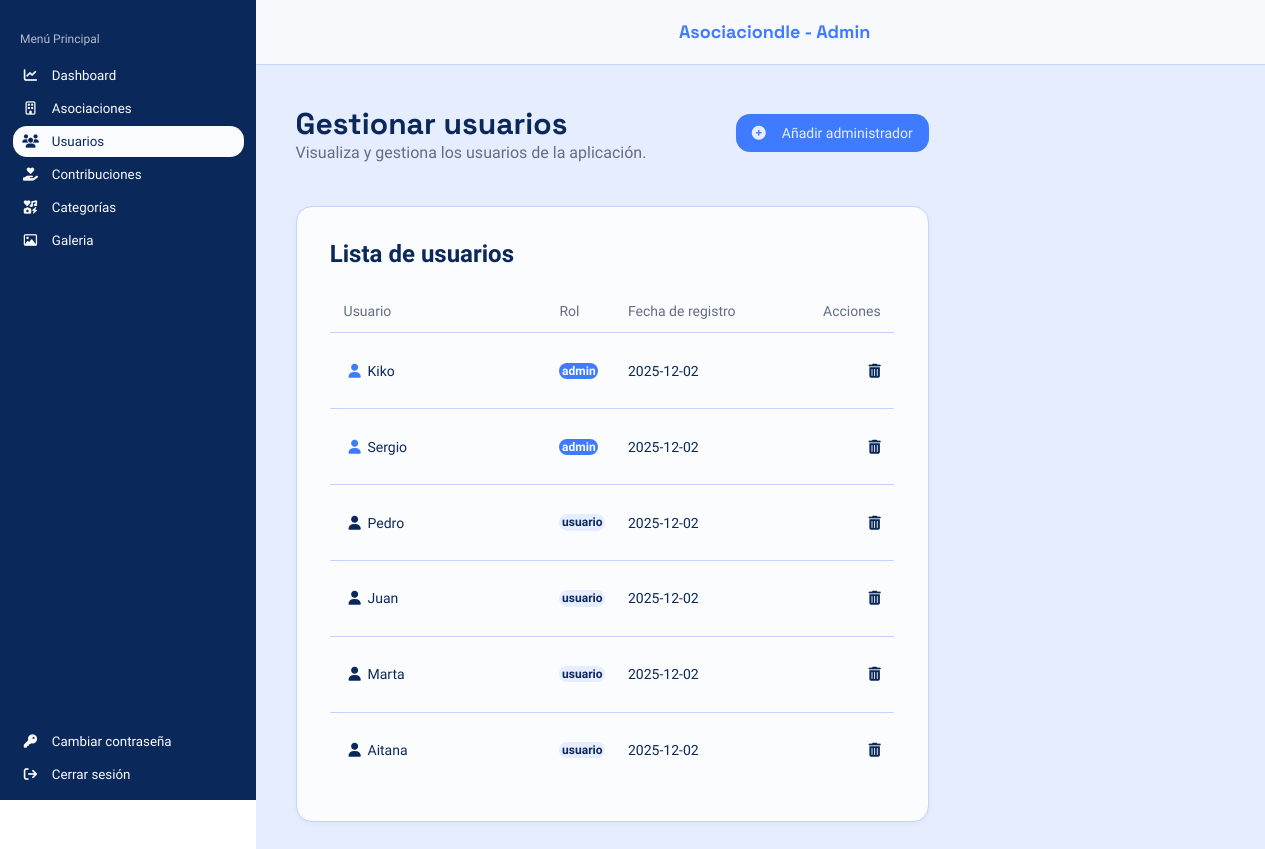
/php/index.php?c=Usuarios&m=cargarPagina, run on the app's committed database.
### tables this page shows
CREATE TABLE usuario(
	idUsuario SMALLINT UNSIGNED PRIMARY KEY AUTO_INCREMENT,
    nombre VARCHAR(50) NOT NULL,
    contrasenia VARCHAR(60) NOT NULL,
    permiso CHAR(1) NOT NULL DEFAULT 'U',
    correo VARCHAR(100) NOT NULL UNIQUE,
	fecha_registro DATE DEFAULT (CURRENT_DATE),
    visitas INT UNSIGNED DEFAULT '0'
);

### php/index.php (called while the page is built, shortened)
<?php
    $metodo = $_GET["m"] ?? METDEF;
    $objContro = new $instanciaControlador();
    $datos=$objContro->$metodo();
    include VISTAS.$objContro->vista;
?>

### php/config/conexion.php (called while the page is built, shortened)
<?php
    class Conexion{
        function __construct(){
            try{
                $this->conexion = new PDO("mysql:host=".SERVIDOR.";dbname=".BBDD,USUARIO,PASSWORD);
            }catch(PDOException $e){
                echo $e->getMessage();
            }
        }
    }
?>

### php/controladores/conUsuarios.php (called while the page is built, shortened)
<?php
    require_once __DIR__.'/../'.MODELO.'/modUsuarios.php';
    class ConUsuarios{
        public $modeloU;
        function __construct(){
            $this->modeloU = new ModUsuarios();
        }
        public function cargarPagina(){
            $datos = $this->modeloU->listar();
            return $datos;
        }
    }
?>

### php/modelos/modUsuarios.php (called while the page is built, shortened)
<?php
    require_once __DIR__.'/../config/conexion.php';
    class ModUsuarios extends Conexion{
        function listar(){
            $sql="SELECT *
                    FROM usuario
                    ORDER BY FIELD(permiso, 's', 'a', 'u'), permiso;";
            $stmt = $this->conexion->prepare($sql);
            $stmt->execute();
            $datos = $stmt->fetchAll(PDO::FETCH_ASSOC);
            return $datos;
        }
    }
?>

### php/vistas/admin/listarUsuarios.php (the view, shortened to what this page needs)
<html>
    <head>
        <link rel="stylesheet" href="../src/css/styleAdmin.css">
        <link rel="stylesheet" href="https://cdnjs.cloudflare.com/ajax/libs/font-awesome/6.5.0/css/all.min.css">
    </head>
    <body class="body-sergio">
        <header class="header-admin">
            <span>Asociaciondle - Admin</span>
        </header>
        <nav class="nav-admin">
            <h3>Menú Principal</h3>
            <ul>
                <li>
                    <a href="index.php?c=Dashboard&m=cargarPagina">
                        <button>
                            <i class="fa-solid fa-chart-line"></i>
                            <span>Dashboard</span>
                        </button>
                    </a>
                </li>
                <li>
                    <a href="index.php?c=Asociacion&m=listar">
                        <button>
                            <i class="fa-regular fa-building"></i>
                            <span>Asociaciones</span>
                        </button>
                    </a>
                </li>
                <li>
                    <a href="index.php?c=Usuarios&m=cargarPagina">
                        <button class="paginaSeleccionada">
                            <i class="fa-solid fa-users"></i>
                            <span>Usuarios</span>
                        </button>
                    </a>
                </li>
                <li>
                    <a href="index.php?c=Contribucion&m=listar">
                        <button>
                            <i class="fa-solid fa-hand-holding-heart"></i>
                            <span>Contribuciones</span>
                        </button>
                    </a>
                </li>
                <li>
                    <a href="index.php?c=Categorias&m=listar">
                        <button>
                            <i class="fa-solid fa-icons"></i>
                            <span>Categorías</span>
                        </button>
                    </a>
                </li>
                <li>
                    <a href="index.php?c=Galeria&m=cargarPagina">
                        <button>
                            <i class="fa-regular fa-image"></i>
                            <span>Galeria</span>
                        </button>
                    </a>
                </li>
            </ul>
            <ul class="ul-inferior">
                <li>
                    <a href="index.php?c=Usuario&m=cargarPagina">
                        <button>
                            <i class="fa-solid fa-key"></i>
                            <span>Cambiar contraseña</span>
                        </button>
                    </a>
                </li>
                <li>
                    <a href="index.php?c=Login&m=cerrarSesion">
                        <button>
                            <i class="fa-solid fa-arrow-right-from-bracket"></i>
                            <span>Cerrar sesión</span>
                        </button>
                    </a>
                </li>
            </ul>
        </nav>
        <main class="main-admin">
            <div class="grid-titulo-botón">
                <div class="titulo-y-subtitulo">
                    <h1 class="h1-admin">Gestionar usuarios</h1>
                    <p class="subtitulos-admin">Visualiza y gestiona los usuarios de la aplicación.</p>
                </div>
                <a href="index.php?c=CrearAdmin&m=cargarPagina" class="boton-añadir"><i class="fa-solid fa-circle-plus"></i>Añadir administrador</a>
            </div>
            <section class="seccion-regular query">
                <h2 class="h2-regular">Lista de usuarios</h2>
                <table class="tabla-usuarios">
                    <thead>
                        <tr>
                            <th>Usuario</th>
                            <th>Rol</th>
                            <th>Fecha de registro</th>
                            <th>Acciones</th>
                        </tr>
                    </thead>
                    <tbody>
                        <?php foreach ($datos as $fila): ?>
                            <tr>
                                <td>
                                    <?php
                                        if ($fila['permiso'] == 'S'){
                                            echo '<i class="fa-solid fa-user superadmin"></i>';
                                        }else if($fila['permiso'] == 'A'){
                                            echo '<i class="fa-solid fa-user admin"></i>';
                                        }else{
                                            echo '<i class="fa-solid fa-user"></i>';
                                        }
                                        echo $fila['nombre'];
                                    ?>
                                </td>
                                <td>
                                    <?php
                                        if ($fila['permiso'] == 'S'){
                                            echo '<span class="rol-superadmin">superadmin</span>';
                                        }else if($fila['permiso'] == 'A'){
                                            echo '<span class="rol-admin">admin</span>';
                                        }else{
                                            echo '<span>usuario</span>';
                                        }
                                    ?>
                                </td>
                                <td>
                                    <?= $fila['fecha_registro'] ?>
                                </td>
                                <td>
                                    <?php
                                        echo '<a href="index.php?c=Usuarios&m=borrar&idUsuario='.$fila['idUsuario'].'"><i class="fa-solid fa-trash-can"></i></a>';
                                    ?>
                                </td>
                            </tr>
                        <?php endforeach; ?>
                    </tbody>
                </table>
            </section>
        </main>
    </body>
</html>

### src/css/styleAdmin.css (style rules this page uses)
:root { --azul-marino: #0b285b; --azul-celeste: #3e7bfe; --azul-borde-header: #c2d4ff; --blanco-texto-boton: #fafcff; --blanco-fondo-header: rgba(245, 247, 252, 0.7); --blanco-fondo-main: #e6edff; --blanco-fondo-sections: #fbfcfd; --gris-titulo-nav: #b2bcce; --gris-subtitulo-main: #636d83; --rojo-superadmin: #ef4444; --fuente-header: "Space Grotesk", sans-serif; --fuente-titulos: "Space Grotesk", sans-serif; --fuente-titulo-nav: "PT Sans", sans-serif; --fuente-regular: "PT Sans", sans-serif; --colorFondo:#e6edff; --colorTitulo:#4B7BFC; --colorTituloFormulario:#102E59; --colorFondoFormulario:#FCFDFF; --colorBotonInicioYRegistro:#f4f6fa; --colorBotonInicioYCrearCuenta:#4B7BFC; --colorP:#6A6F81; --bordeRadius:10px; --colorLabel:#102E59; --fuenteTitulo:Space Grotesk; --fueteP:PT Sans; --blanco-fondo-header: rgba(245, 247, 252, 0.7); --azul-borde-header: #c2d4ff; }
.body-sergio { max-width: 100%; margin: 0; min-height: 100vh; }
@media (min-width: 1025px) { .body-sergio { max-width: 100%; margin: 0; min-height: 100vh; } }

### data on the page
usuario: permiso "A" (drawn), nombre "Kiko", fecha_registro "2025-12-02"
usuario: permiso "A" (drawn), nombre "Sergio", fecha_registro "2025-12-02"
usuario: permiso "U" (drawn), nombre "Pedro", fecha_registro "2025-12-02"
usuario: permiso "U" (drawn), nombre "Juan", fecha_registro "2025-12-02"
usuario: permiso "U" (drawn), nombre "Marta", fecha_registro "2025-12-02"
usuario: permiso "U" (drawn), nombre "Aitana", fecha_registro "2025-12-02"
